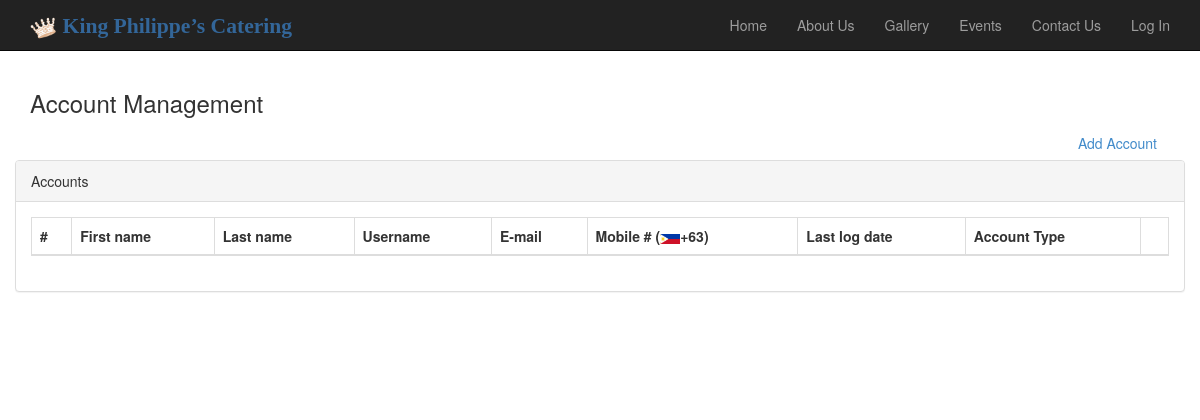
The page /mngacc.php on the database as committed earlier.
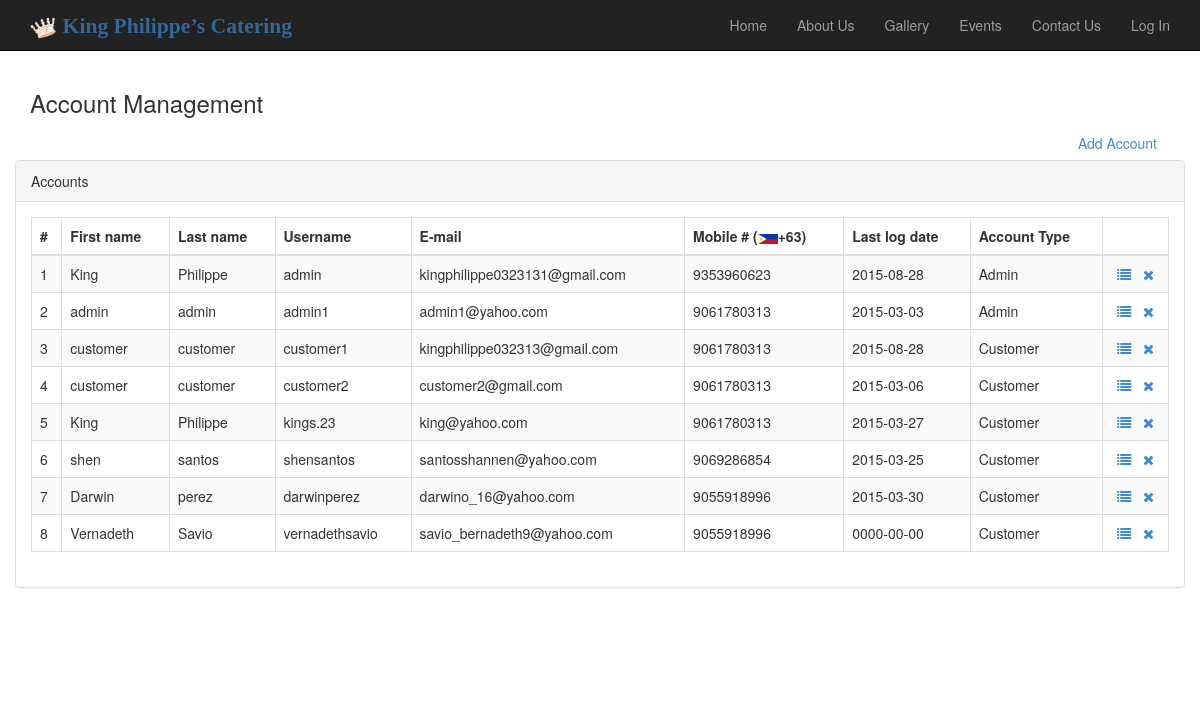
The same page on the database as committed later.
### tables this page shows
CREATE TABLE IF NOT EXISTS `accounts` (
  `id` int(225) NOT NULL AUTO_INCREMENT,
  `username` varchar(40) DEFAULT NULL,
  `password` varchar(40) DEFAULT NULL,
  `first_name` varchar(40) DEFAULT NULL,
  `middle_name` varchar(40) DEFAULT NULL,
  `last_name` varchar(40) DEFAULT NULL,
  `gender` varchar(1) DEFAULT NULL,
  `email` varchar(225) DEFAULT NULL,
  `contact_number` varchar(22) DEFAULT NULL,
  `address` varchar(225) DEFAULT NULL,
  `city` varchar(225) DEFAULT NULL,
  `province_region` varchar(225) DEFAULT NULL,
  `zip_code` int(4) DEFAULT NULL,
  `birthdate` date DEFAULT NULL,
  `date_added` date DEFAULT NULL,
  `last_log_date` date DEFAULT '0000-00-00',
  `last_edit_date` date DEFAULT '0000-00-00',
  `status` varchar(40) DEFAULT 'off',
  `type` varchar(40) NOT NULL DEFAULT 'Customer',
  `image` varchar(225) NOT NULL DEFAULT 'default.gif',
  PRIMARY KEY (`id`),
  UNIQUE KEY `accounts` (`username`)
);

### adds/javascripts.php (the view, shortened to what this page needs)
<?php
include_once'adds/scripts.php';
include 'connect.php';
$link = mysqli_connect($db_host,$db_username,$db_pass,$db_name) or die("Error " . mysqli_error($link));
if(curPageName()=='mngacc.php') {
	$auid = $_SESSION['uids'];
	$alusde = ''; $c = 1;
	$ausinfo = $link->query("select id, first_name, last_name, username, email, contact_number, last_log_date, status, type, gender, birthdate, date_added, image from accounts where id != '$auid'");
	$ausinfoc = $ausinfo->num_rows;
	if ($ausinfoc>=1) {
		while ($row = $ausinfo->fetch_object()) {
			$alusde .='
						<tr>
                            <td>'.$c.'</td>
                            <td>'.$row->first_name.'</td>
                            <td>'.$row->last_name.'</td>
                            <td>'.$row->username.'</td>
                            <td>'.$row->email.'</td>
                            <td>'.$row->contact_number.'</td>
                            <td>'.$row->last_log_date.'</td>
                            <td>'.$row->type.'</td>
							<td align="center"><div class="tooltip-demo"><a data-toggle="modal" data-target="#detmol'.$row->id.'"><i class="fa fa-list" data-toggle="tooltip" data-placement="top" title="Details"></i></a> &nbsp <a data-toggle="modal" data-target="#delmol'.$row->id.'"><i class="fa fa-times" data-toggle="tooltip" data-placement="top" title="Delete"></i></a></div></td>
                        </tr>
<div class="modal fade" id="detmol'.$row->id.'" tabindex="-1" role="dialog" aria-labelledby="myModalLabel" aria-hidden="true">
        <h4 class="modal-title" id="myModalLabel">'.$row->first_name.' '.$row->last_name.'</h4>
			  <div class="panel-heading"><img src="images/users/'.$row->image.'" alt="'.$row->username.'" height= "200" width="200" style="max-height: 180px; max-width: 130px;" class="img-thumbnail"></div>
						<div class="col-md-3">Name</div><div class="col-md-9">'.$row->first_name.' '.$row->last_name.'</div>
						<div class="col-md-3">Gender</div><div class="col-md-9">'.$row->gender.'</div>
						<div class="col-md-3">E-mail</div><div class="col-md-9">'.$row->email.'</div>
						<div class="col-md-3">Mobile #</div><div class="col-md-9">'.$row->contact_number.'</div>
						<div class="col-md-3">Birthday</div><div class="col-md-9">'.$row->birthdate.'</div>
						<div class="col-md-3">Username</div><div class="col-md-9">'.$row->username.'</div>
						<div class="col-md-3">Date Join</div><div class="col-md-9">'.$row->date_added.'</div>
						<div class="col-md-3">Status</div><div class="col-md-9">'.$row->status.'</div>
</div>
<div class="modal fade" id="delmol'.$row->id.'" tabindex="-1" role="dialog" aria-labelledby="myModalLabel" aria-hidden="true">
		<a href="action.php?act=del&idtd='.$row->id.'" class="btn btn-danger">Delete</a>
</div>
			'; $c++;
		}
	}
}
?>

Rows that differ between the two databases and show on the page:
added accounts: first_name "King", last_name "Philippe", username "admin", email "kingphilippe0323131@gmail.com", contact_number "9353960623", last_log_date "2015-08-28", type "Admin"
added accounts: first_name "admin", last_name "admin", username "admin1", email "admin1@yahoo.com", contact_number "9061780313", last_log_date "2015-03-03", type "Admin"
added accounts: first_name "customer", last_name "customer", username "customer1", email "kingphilippe032313@gmail.com", contact_number "9061780313", last_log_date "2015-08-28", type "Customer"
added accounts: first_name "customer", last_name "customer", username "customer2", email "customer2@gmail.com", contact_number "9061780313", last_log_date "2015-03-06", type "Customer"
added accounts: first_name "King", last_name "Philippe", username "kings.23", email "king@yahoo.com", contact_number "9061780313", last_log_date "2015-03-27", type "Customer"
added accounts: first_name "shen", last_name "santos", username "shensantos", email "santosshannen@yahoo.com", contact_number "9069286854", last_log_date "2015-03-25", type "Customer"
added accounts: first_name "Darwin", last_name "perez", username "darwinperez", email "darwino_16@yahoo.com", contact_number "9055918996", last_log_date "2015-03-30", type "Customer"
added accounts: first_name "Vernadeth", last_name "Savio", username "vernadethsavio", email "savio_bernadeth9@yahoo.com", contact_number "9055918996", last_log_date "0000-00-00", type "Customer"
